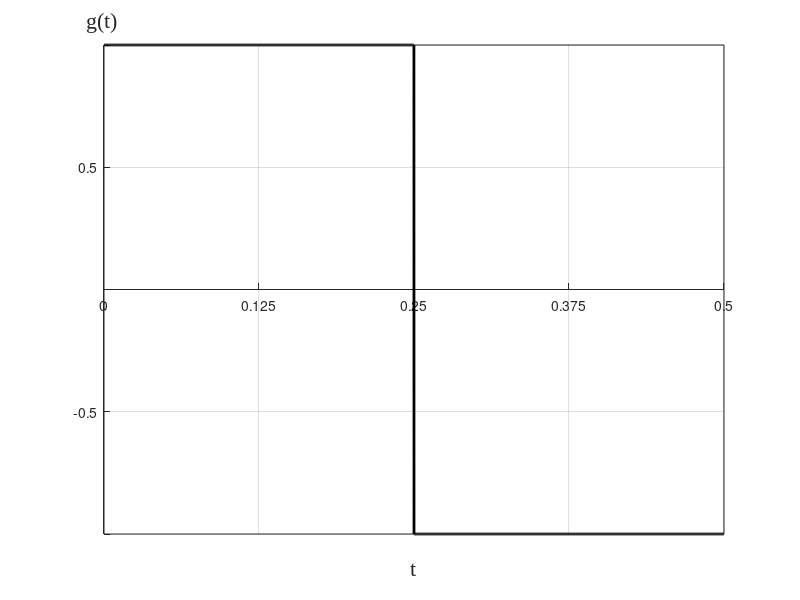
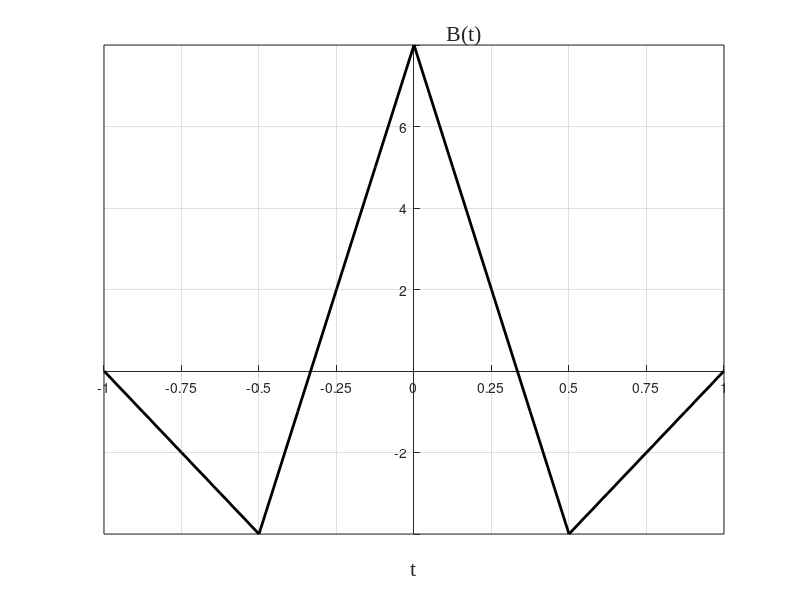

The MATLAB source for these figures, in order: (Note: this script raises an error after producing the figures.)
% close all
pack = [1 1 1 1 -1 -1 -1 -1];
corpack = [0 xcorr(pack) 0];
fs = 1;

graph = zeros(1, length(pack) * fs);
graph = pack(fix((0:length(pack) * fs - 1)/fs) + 1);
corgraph = corpack(fix((0:length(corpack) * fs - 1)/fs) + 1);
corgraph = [0 xcorr(graph)/fs 0];
spectrumgraph = fft(corgraph);

%%
close all

fs = 1000;

clear graph
graph = pack(fix((0:length(pack) * fs - 1)/fs) + 1);
xval = 0:length(graph)-1;
yval = graph;

% Create figure
packFigure = figure;

% Create axes
axes1 = axes('Parent',packFigure);
hold(axes1,'on');

% Create plot
plot(xval, yval,'LineWidth',2,'Color',[0 0 0]);

% Create ylabel
ylabel('g(t)','VerticalAlignment','bottom','HorizontalAlignment','center','FontSize',16,...
    'FontName','Times New Roman',...
    'Rotation',0,'Position',[-20 1.05 -1]);

% Create xlabel
xlabel('t','FontName','Times New Roman', 'FontSize', 16);
xticklabels((0:length(yval)/fs)/8)

% Create title
% title('Форма посылки','FontSize',12,'FontName','Times New Roman');

box(axes1,'on');
hold(axes1,'off');
% Set the remaining axes properties
set(axes1,'XAxisLocation','origin', 'YAxisLocation','origin','XGrid','on','YGrid','on');

%%
% createfigure(0:length(graph)-1, graph, 'Форма посылки')

% Create figure
packFigure = figure;

fs = 1/8;
border = (length(corgraph)-1)/2;
xval = -border*fs:fs:border*fs;
xticksval = -border*fs:2*fs:border*fs;
yval = corgraph;

% Create axes
axes1 = axes('Parent',packFigure);
hold(axes1,'on');

% Create plot
border = (length(corpack)-1)/2;
plot(xval, yval,'LineWidth',2,'Color',[0 0 0]);

% Create ylabel
ylabel('B(t)','VerticalAlignment','bottom','HorizontalAlignment','center','FontSize',16,...
    'FontName','Times New Roman',...
    'Rotation',0,'Position',[border*0.02 max(yval)*1 -1]);

% Create xlabel
xlabel('t','FontName','Times New Roman', 'FontSize', 16);
xticks(xticksval)
xticklabels((xticksval))
xlim([xticksval(1) xticksval(end)])

% Create title
% title('КФ посылки','FontSize',12,'FontName','Times New Roman');

box(axes1,'on');
hold(axes1,'off');
% Set the remaining axes properties
set(axes1,'XAxisLocation','origin', 'YAxisLocation','origin','XGrid','on','YGrid','on');

%% 

% fv = -4:0.01:4;
% 
% fun1 = @(t, f) -2*(t+4)*exp(-1j * 2 * pi .* f.*t);
% fun2 = @(t, f) (6*t + 8)*exp(-1j * 2 * pi .* f.*t);
% fun3 = @(t, f) (-6*t + 8)*exp(-1j * 2 * pi .* f.*t);
% fun4 = @(t, f) (2*(t-4))*exp(-1j * 2 * pi .* f.*t);
% 
% spectrum = [integral(@(t) fun1(t, fv), -4, -2, "ArrayValued",true)];
% spectrum = spectrum + [integral(@(t) fun2(t, fv), -2, 0, "ArrayValued",true)];
% spectrum = spectrum + [integral(@(t) fun3(t, fv), 0, 2, "ArrayValued",true)];
% spectrum = spectrum + [integral(@(t) fun4(t, fv), 2, 4, "ArrayValued",true)];
% 
% figure
% plot(10 * log10(abs(spectrum)))
% xticks(0:length(spectrum)/8:length(spectrum))
% xticklabels(strsplit(int2str(-4:4)))
% xlim([0 length(spectrum)])
% grid on
% xlabel("f, Гц")
% ylabel("W(f), дБ")

syms t f SPM manualSPM

SPM = int((-8*(t+1))*exp(-1j*2*pi*f*t), t, [-1 -1/2]) ...
    + int((24*t+8)*exp(-1j*2*pi*f*t), t, [-1/2 0]) ...
    + int((-24*t+8)*exp(-1j*2*pi*f*t), t, [0 1/2]) ...
    + int((8*(t-1))*exp(-1j*2*pi*f*t), t, [1/2 1]);
SPM = simplify(SPM)

manualSPM = 1/(f^2*pi^2)*(12+4*cos(2*pi*f)-16*cos(1*pi*f));

figure
fplot(f, 10*log10(abs(manualSPM)), [-4 4])

grid on
xlabel("f, Гц")
ylabel("W(f), дБ")
